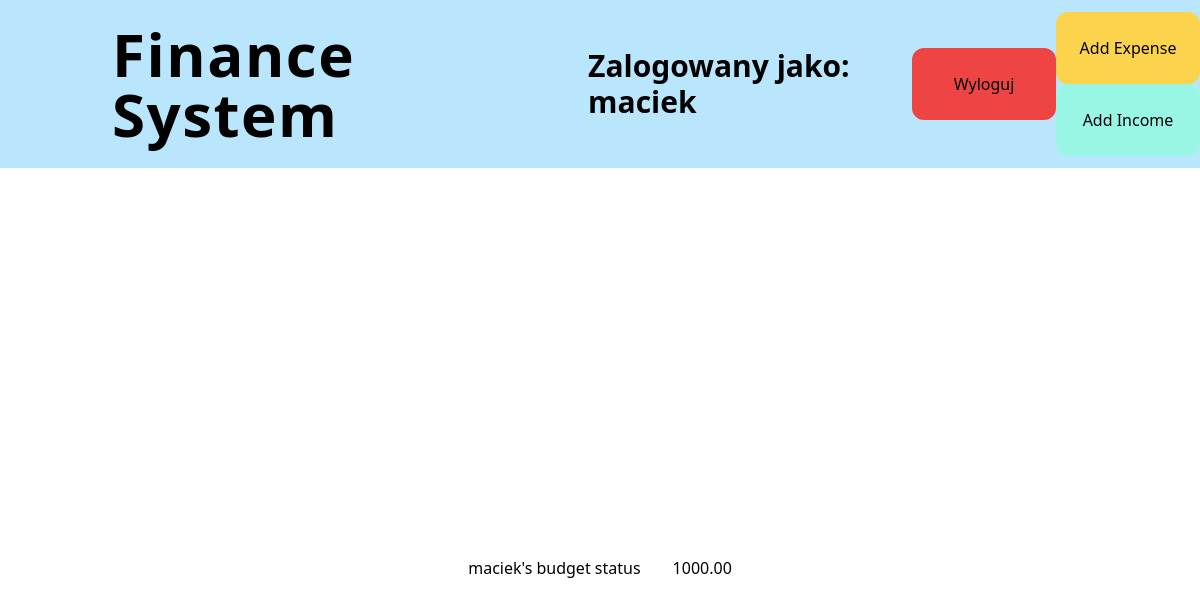
/budget/budget_status/ (signed in), run on an earlier commit of the app's database.
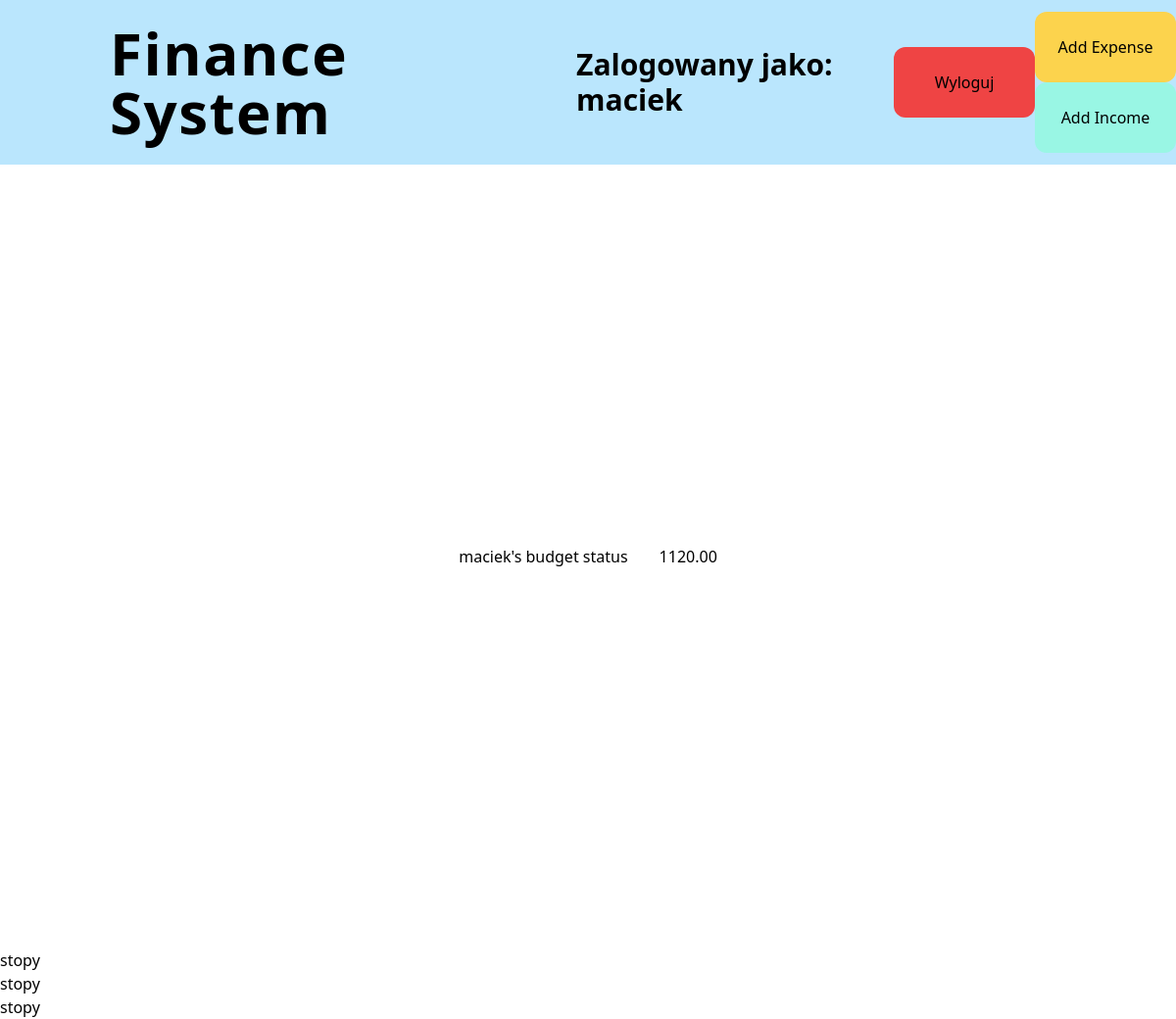
And on a later commit of the database.
### budget/models.py (models this page shows, shortened)
class Budget(models.Model):
    wealth = models.DecimalField(max_digits=12, decimal_places=2)
    weekly_limit = models.FloatField(max_length=9,blank=True,null=True)
    last_week_spent = models.FloatField(max_length=9, blank=True, null=True)
    user = models.OneToOneField(User, related_name='budget', on_delete=models.CASCADE)
    expenses = models.ManyToManyField(Expense, related_name='budget')
    incomes = models.ManyToManyField(Income, related_name='budget')
    class Meta:
        verbose_name_plural = 'Budgets'

class Income(models.Model):
    name = models.CharField(max_length=20)
    income = models.DecimalField(max_digits=12, decimal_places=2)
    description = models.TextField(blank=True, null = True)
    created_at = models.DateTimeField(auto_now_add=True)
    money_owner = models.ForeignKey(User, related_name='income', on_delete=models.CASCADE)
    class Meta:
        ordering = ("-created_at",)
        verbose_name_plural= 'Incomes'

### budget/views.py (the view)
# urls.py: path('budget_status/', views.budget_status, name='budget_status'),
def budget_status(request):
    budget_exists = Budget.objects.filter(user=request.user).exists()
    if budget_exists:
        budget = Budget.objects.get(user=request.user)
        expenses = budget.expenses.all()
        incomes = budget.incomes.all()
        context = {
            'expenses':expenses,
            'budget':budget,
            'incomes':incomes
        }
        return render(request, 'budget/budget_status.html' ,context)
    else:
        return redirect('budget_creation')

### budget/Templates/budget/budget_status.html (shortened to what this page needs)
{% extends 'core/base.html' %}
{% block content %}
<main class="w-full h-screen flex justify-center items-center">
    <div class="w-3/5 h-2/5 flex flex-row rounded-xl bg-green-500">
        <p class="px-4 py-4 h-32 text-xl flex justify-center">{{ budget.user }}'s budget status</p>
        <p class="px-4 py-4 h-32 text-xl flex justify-center">{{ budget.wealth }}</p>
    </div>
</main>
<section>
    <ul>
    {% for income in incomes %}
        <li><p><a href="{% url 'income_detail' income.id %}">{{ income.name }}</a></p></li>
    {% endfor %}
    </ul>
</section>
{% endblock content %}

### core/Templates/core/base.html (shortened to what this page needs)
{% load static %}
<!DOCTYPE html>
<html lang="en">
<head>
    <link rel="stylesheet" href="{% static 'css/main.min.css' %}">
</head>
<body>
    <nav class="flex items-center justify-around bg-sky-200">
        <a href="/"><div class="px-28 py-6 text-6xl tracking-wide font-semibold">
            <p>Finance System</p>
        </div></a>
        {% if request.user.is_authenticated %}
        <div class="px-6 py-6 text-3xl font-semibold">
            <p>Zalogowany jako: {{request.user}}</p>
        </div>
        {% endif %}
        {% if request.user.is_authenticated %}
        <a href="{% url 'logout' %}"><div class="float-right w-36 py-6 flex justify-center items-center rounded-xl bg-red-500 hover:bg-red-700">
            <p>Wyloguj</p>
        </div></a>
        {% if budget %}
        <div>
            <a href="{% url 'new_expense' %}"><div class="w-36 py-6 flex justify-center items-center rounded-xl bg-amber-300 hover:bg-amber-500">
                <p>Add Expense</p>
            </div></a>
            <a href="{% url 'new_income' %}"><div class="w-36 py-6 flex justify-center items-center rounded-xl bg-teal-200 hover:bg-teal-500">
                <p>Add Income</p>
            </div></a>
        </div>
        {% endif %}
        {% endif %}
    </nav>
    {% block content %}
    {% endblock content %}
</body>
</html>

What changed in the data, as far as the page shows it:
changed Budget "maciek": wealth "1000.00" → "1120.00"
added Income: name "stopy"
added Income: name "stopy"
added Income: name "stopy"
